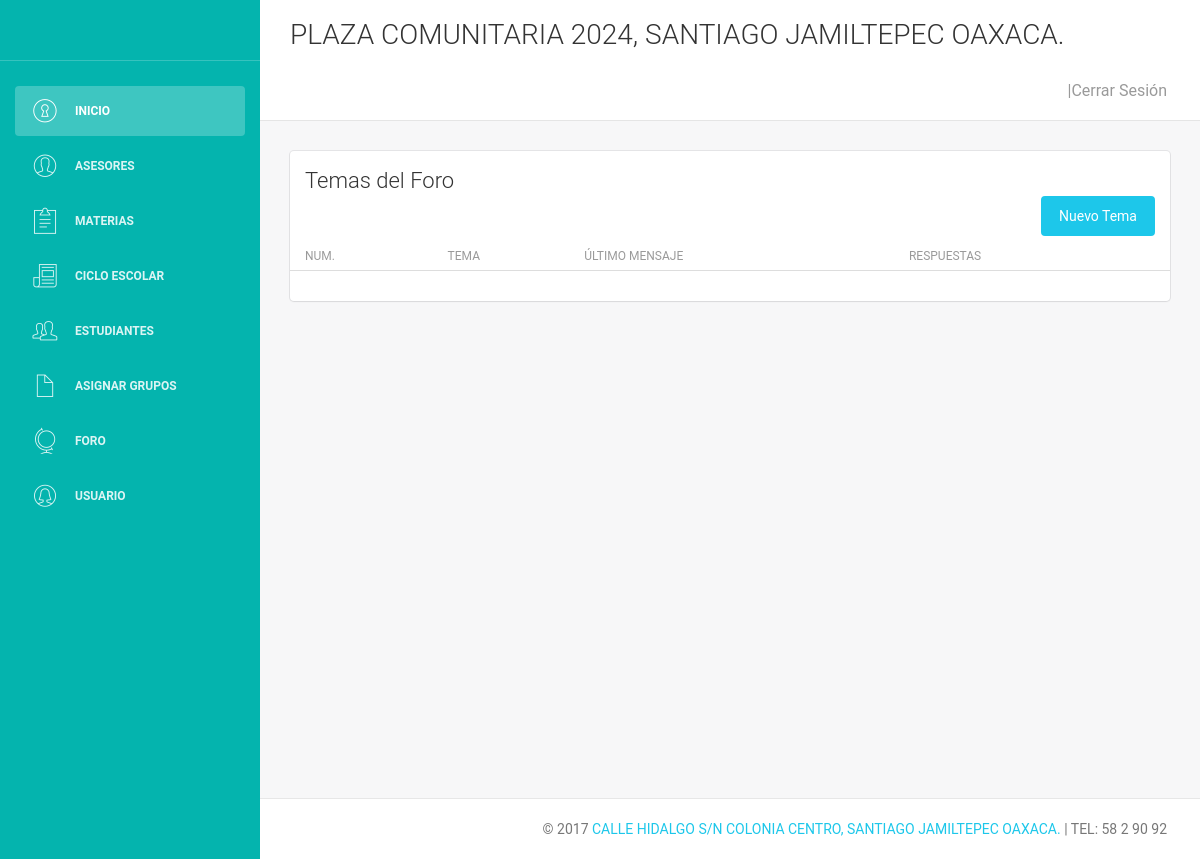
The page /vistas/foro/listar.php on the database as committed earlier.
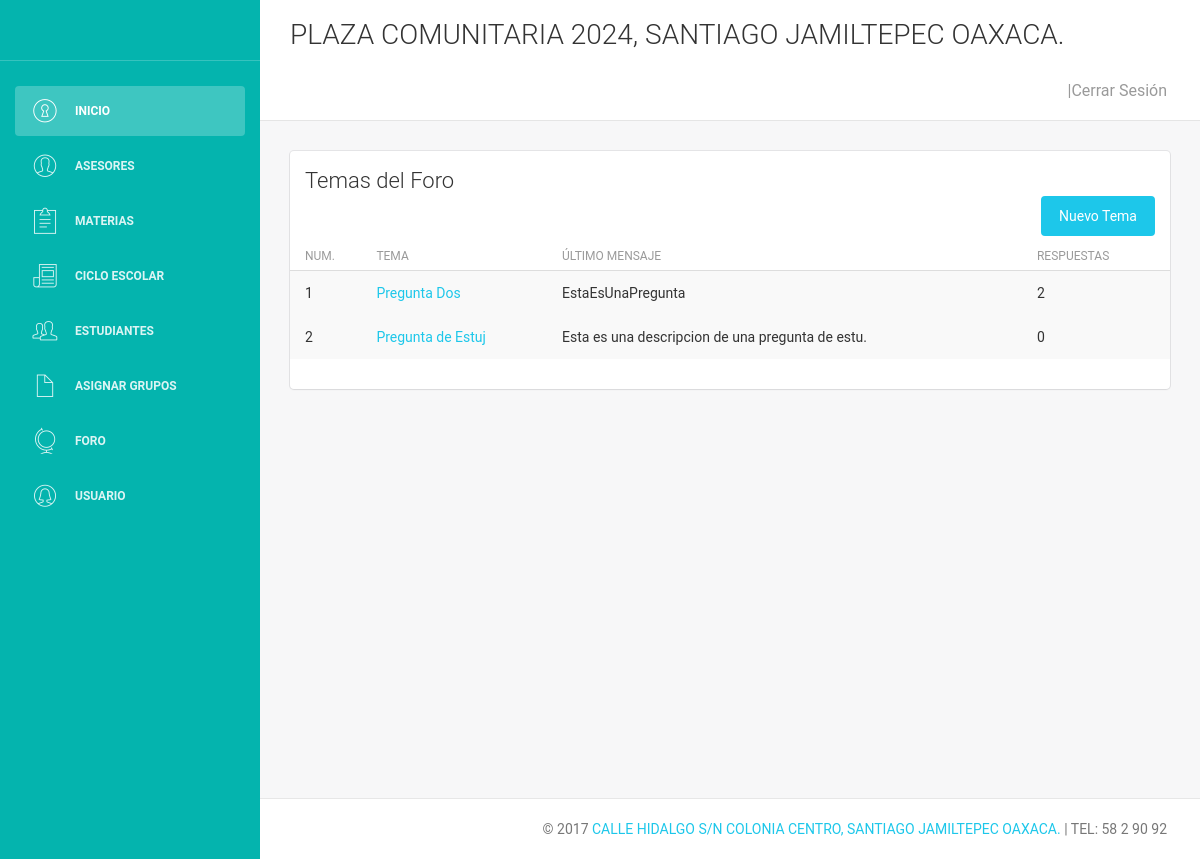
The same page on the database as committed later.
### tables this page shows
CREATE TABLE `foro_foro` (
  `id_foro` int(11) NOT NULL,
  `id_forocategoria` int(11) NOT NULL,
  `foro` varchar(250) NOT NULL,
  `descripcion` text NOT NULL
);

CREATE TABLE `foro_temas` (
  `id_tema` int(11) NOT NULL,
  `id_foro` int(11) NOT NULL,
  `titulo` varchar(250) NOT NULL,
  `contenido` text NOT NULL,
  `fecha` date NOT NULL,
  `id_usuario` int(5) NOT NULL,
  `activo` int(1) NOT NULL,
  `hits` int(11) NOT NULL
);

### vistas/foro/listar.php (the view, shortened to what this page needs)
<?php
include '../../control/conexion.php';
require_once '../plantillas/encabezado.php';
?>
    <div class="content">
        <div class="container-fluid">
            <div class="row">
                <div class="col-md-12">
                    <div class="card">
                        <div class="header">
                            <h4 class="title">Temas del Foro</h4>
                            <a href="alta-from-d.php"class="btn btn-info btn-fill pull-right">Nuevo Tema</a>
                        </div>
                        <div class="content table-responsive table-full-width">
                            <table class="table table-hover table-striped">
                                <thead>
                                <th>Num.</th>
                                <th>Tema</th>
                                <th>Último mensaje</th>
                                <th>Respuestas</th>
                                </thead>
                                <tbody>
                                <?php
                                $comprobar = "SELECT * FROM `foro_foro`";
                                $ejecutar = $conexion->query($comprobar);
                                  $i = 0;
                                    while ($datos = $ejecutar->fetch_assoc()) {
                                    $id = $datos['id_foro'];
                                    echo "<tr>";
                                    echo "<td>". number_format( $i += 1) ."</td>";
                                    echo "<td><a href='comentarios.php?id=$id'>". $datos['foro'] ."</a></td>";
                                    $consulta = "SELECT * FROM `foro_temas` WHERE `id_foro` ='$id'";
                                    $ejecutar2 = $conexion->query($consulta);
                                    $datos1 = $ejecutar2->fetch_assoc();
                                    if (empty($datos1['contenido'])){
                                        echo "<td>No hay respuestas</td>";
                                        echo "<td>0</td>";
                                    }else {
                                        echo "<td>" . $datos1['contenido'] . "</td>";
                                        echo "<td>" . $datos1['hits'] . "</td>";
                                    }
                                    echo "<tr>";
                                }
                                ?>
                                </tbody>
                            </table>
                        </div>
                    </div>
                </div>
            </div>
        </div>
    </div>
<?php require_once '../plantillas/footer.php';

Rows that differ between the two databases and show on the page:
added foro_foro: i "1", foro "Pregunta Dos", foro_temas.contenido "EstaEsUnaPregunta", foro_temas.hits "2"
added foro_foro: i "2", foro "Pregunta de Estuj", foro_temas.contenido "Esta es una descripcion de una pregunta de estu.", foro_temas.hits "0"
